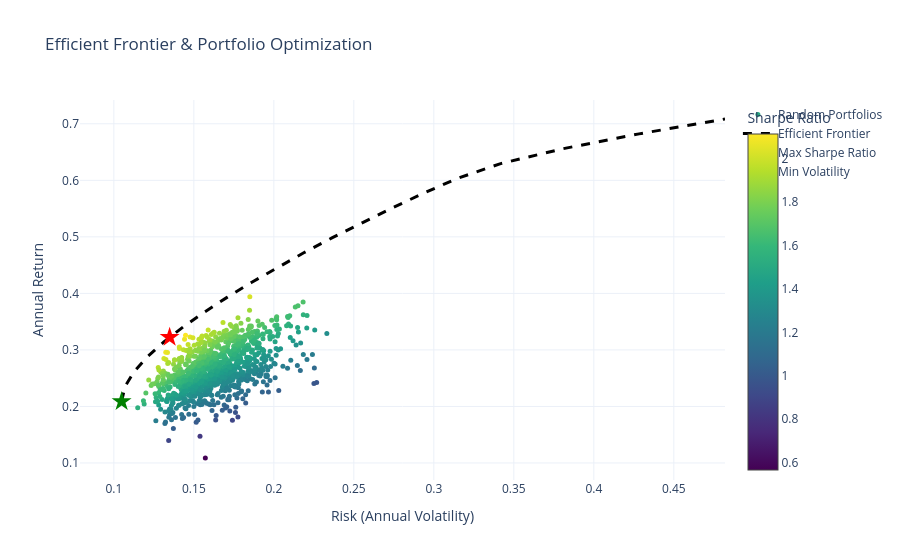

The cell this chart's notebook holds for it:
### Markdown cell above
## 5. Visualize Efficient Frontier
The **Efficient Frontier** represents the set of optimal portfolios that offer the highest return for each level of risk.

### Code cell
# Generate Efficient Frontier points
target_returns = np.linspace(ret_mv, max(optimizer.mean_returns), 20)
efficient_vols = optimizer.get_efficient_frontier(target_returns)

# Sample 1000 random portfolios for comparison
n_random = 1000
random_results = []
for _ in range(n_random):
    w = np.random.random(len(tickers))
    w /= np.sum(w)
    random_results.append(optimizer.portfolio_performance(w))

rand_rets, rand_vols, rand_sharpes = zip(*random_results)

# Map to Plotly Scatter
fig = go.Figure()

# Random Portfolios plot
fig.add_trace(go.Scatter(
    x=rand_vols, y=rand_rets, mode='markers', 
    marker=dict(color=rand_sharpes, colorscale='Viridis', size=5, showscale=True, colorbar=dict(title="Sharpe Ratio")),
    name='Random Portfolios'
))

# Efficient Frontier line
fig.add_trace(go.Scatter(
    x=efficient_vols, y=target_returns, mode='lines', 
    line=dict(color='black', width=3, dash='dash'),
    name='Efficient Frontier'
))

# Target Points (Max Sharpe & Min Vol)
fig.add_trace(go.Scatter(
    x=[vol_ms], y=[ret_ms], mode='markers',
    marker=dict(color='red', size=15, symbol='star'),
    name='Max Sharpe Ratio'
))
fig.add_trace(go.Scatter(
    x=[vol_mv], y=[ret_mv], mode='markers',
    marker=dict(color='green', size=15, symbol='star'),
    name='Min Volatility'
))

fig.update_layout(
    title="Efficient Frontier & Portfolio Optimization",
    xaxis_title="Risk (Annual Volatility)",
    yaxis_title="Annual Return",
    template="plotly_white"
)
fig.show()

### Figure 1 — Plotly figure (JSON) as saved in the notebook; plotly's stock layout.template omitted (floating-point values rounded to 4 significant figures; data arrays with more than 128 entries replaced by an {"elided": "..."} marker saying what was removed)
{"data": [{"marker": {"color": {"elided": "1000 float values"}, "colorbar": {"title": {"text": "Sharpe Ratio"}}, "colorscale": [[0, "#440154"], [0.1111, "#482878"], [0.2222, "#3e4989"], [0.3333, "#31688e"], [0.4444, "#26828e"], [0.5556, "#1f9e89"], [0.6667, "#35b779"], [0.7778, "#6ece58"], [0.8889, "#b5de2b"], [1, "#fde725"]], "showscale": true, "size": 5}, "mode": "markers", "name": "Random Portfolios", "type": "scatter", "x": {"elided": "1000 float values"}, "y": {"elided": "1000 float values"}}, {"line": {"color": "black", "dash": "dash", "width": 3}, "mode": "lines", "name": "Efficient Frontier", "type": "scatter", "x": [0.1049, 0.1069, 0.1126, 0.1209, 0.1312, 0.1432, 0.1565, 0.1708, 0.186, 0.202, 0.2187, 0.2363, 0.2547, 0.2738, 0.2934, 0.3145, 0.3418, 0.3807, 0.4283, 0.482], "y": [0.2089, 0.2352, 0.2615, 0.2878, 0.3141, 0.3404, 0.3667, 0.393, 0.4192, 0.4455, 0.4718, 0.4981, 0.5244, 0.5507, 0.577, 0.6033, 0.6296, 0.6559, 0.6822, 0.7085]}, {"marker": {"color": "red", "size": 15, "symbol": "star"}, "mode": "markers", "name": "Max Sharpe Ratio", "type": "scatter", "x": [0.1349], "y": [0.3224]}, {"marker": {"color": "green", "size": 15, "symbol": "star"}, "mode": "markers", "name": "Min Volatility", "type": "scatter", "x": [0.1049], "y": [0.2089]}], "layout": {"title": {"text": "Efficient Frontier & Portfolio Optimization"}, "xaxis": {"title": {"text": "Risk (Annual Volatility)"}}, "yaxis": {"title": {"text": "Annual Return"}}}}
